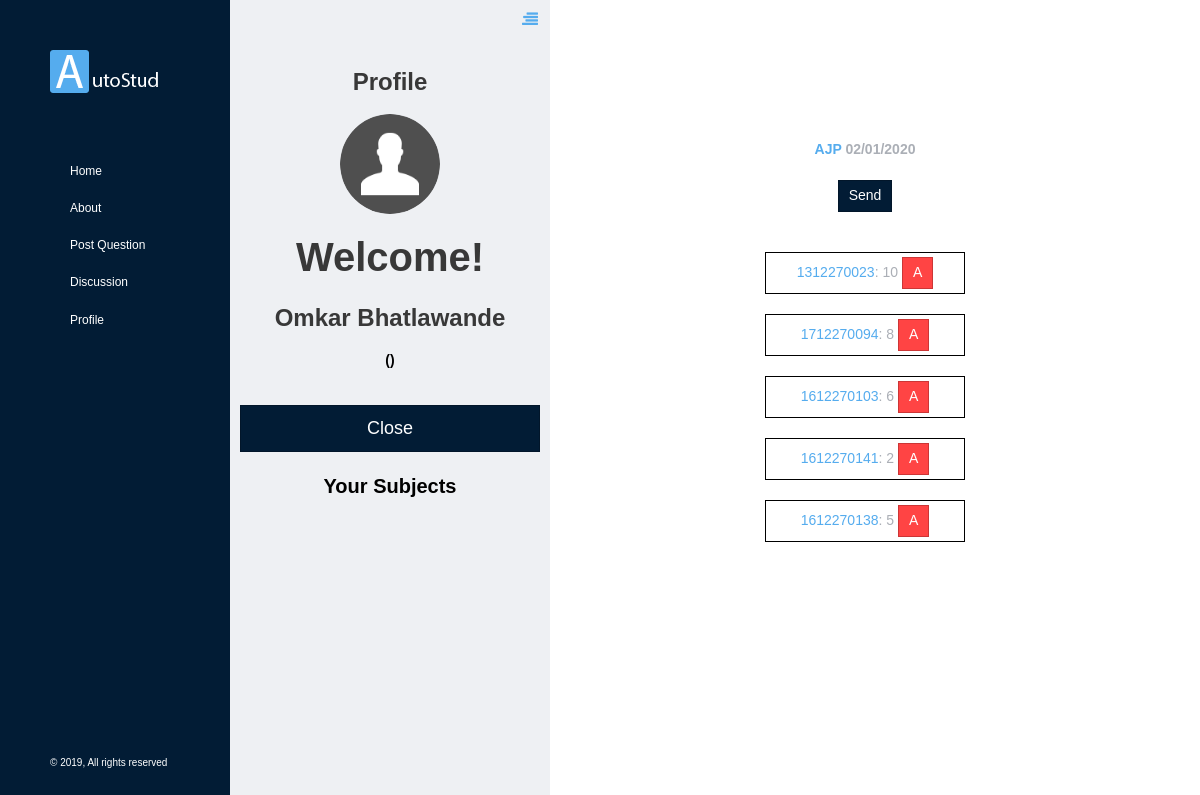
Screenshot of /login/teacher/ajp.php (signed in) with the database file from the repository.
### tables this page shows
CREATE TABLE `user_login` (
  `id` int(11) NOT NULL,
  `user_first` varchar(256) NOT NULL,
  `user_last` varchar(256) NOT NULL,
  `user_email` varchar(256) NOT NULL,
  `user_uid` varchar(256) NOT NULL,
  `enroll` varchar(256) DEFAULT NULL,
  `user_pwd` varchar(256) NOT NULL
);

CREATE TABLE `attendance_record` (
  `id` int(11) NOT NULL,
  `enroll` varchar(256) NOT NULL,
  `AJP` int(11) NOT NULL DEFAULT '0',
  `MAN` int(11) NOT NULL DEFAULT '0',
  `STE` int(11) NOT NULL DEFAULT '0',
  `ESY` int(11) NOT NULL DEFAULT '0'
);

### login/teacher/ajp.php (the view, shortened to what this page needs)
<?php
include '../../includes/dbh.inc.php';
$sql1 = "SELECT * FROM user_login";
$result1 = $conn->query($sql1);
?>
<!doctype html>
<html lang="">
<head>
    <link href="../../assets/css/style.css" rel="stylesheet" type="text/css">
    <link href="../../assets/css/custom.css" rel="stylesheet" type="text/css">
</head>
<body class="quickSectionActive skipAutoCollapse">
<div class="bodyWrap">
    <header class="doc-header">
        <div class="logoWrap">
            <a href="../../home/index.php"><img src="../../assets/img/basic/logo.png" alt="/" width="109" height="43"></a>
        </div>
        <ul class="main-nav">
            <li><a href="../../home">Home</a></li>
            <li><a href="../../about">About</a></li>
            <li><a href="../../post_question">Post Question</a></li>
            <li><a href="../../discussion">Discussion</a></li>
            <li><a href=".."><?php
                    if (!isset($_SESSION['u_uid'])) {
                        echo 'Sign in / Sign up';
                    } else {
                        echo 'Profile';
                    }
                    ?></a></li>
        </ul>
        <span class="copyRights">&copy; 2019, All rights reserved</span>
    </header>
    <div class="optionsPanel">
        <button class="toggleOptionPanel"><i class="fa fa-align-right"></i></button>
        <div class="inner">
            <h1 style="text-align: center;"><b>Profile</b></h1>
            <img src="../../assets/img/avatar.png" class="avatar aligncenter" alt="avatar">
            <h1 style="font-size: 40px;" class="aligncenter"><b>Welcome!</b></h1><h1 class="aligncenter">
                <b><?php echo $_SESSION['u_first']; ?> <?php echo $_SESSION['u_last']; ?></b>
            </h1>
            <p style="color: #000000; " class="aligncenter"><b>(<?php echo $_SESSION['id']; ?>)</b></p><br>
            <a href="./"><button class="btn-block btn">Close</button></a>
            <p style="color: #000000;font-size: 20px;" class="aligncenter"><b>Your Subjects</b></p>
        </div>
    </div>
    <main class="contentArea">
        <div class="contentAreaInner clearfix no-pad-left no-pad-right">
            <header class="page-header text-center extra-top-pad pad-long">
                <strong><span class="sub">AJP</span> <?php echo date("d/m/Y"); ?></strong><br><br>
                <div class="aligncenter">
                    <?php
                    echo '<button id="submit" class="btn btn-success">Send</button><br><br>';
                    ?>
                    <ul>
                <?php
                while ($row1 = $result1->fetch_assoc()) {
                    $sql2 = "SELECT * FROM attendance_record WHERE enroll='".$row1['enroll']."'";
                    $result2 = $conn->query($sql2);
                    $row2 = $result2->fetch_assoc();
                    echo '<div class="student-record aligncenter">
                              <span class="roll"><a href=""><li>'.$row1['enroll'].'</li></a></span>:
                              <span class="present"><li>'.$row2['AJP'].'</li></span>
                              <button style="background-color: #ff4444;" class="marker btn attend">A</button>
                            </div><br>';
                }
                ?>
                    </ul>
                </div>
            </header>
        </div>
    </main>
</div>
</body>
</html>

### rows the page displays
user_login: enroll "1312270023", attendance_record.AJP "10"
user_login: enroll "1712270094", attendance_record.AJP "8"
user_login: enroll "1612270103", attendance_record.AJP "6"
user_login: enroll "1612270141", attendance_record.AJP "2"
user_login: enroll "1612270138", attendance_record.AJP "5"

### other values shown
$_SESSION['u_first'] "Omkar"
$_SESSION['u_last'] "Bhatlawande"
